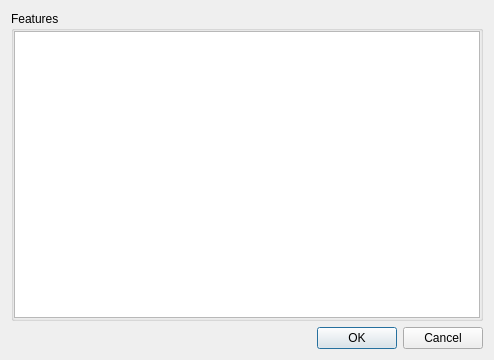
<?xml version="1.0" encoding="UTF-8"?>
<ui version="4.0">
 <class>FeaturesDialog</class>
 <widget class="QDialog" name="FeaturesDialog">
  <property name="geometry">
   <rect>
    <x>0</x>
    <y>0</y>
    <width>494</width>
    <height>360</height>
   </rect>
  </property>
  <property name="windowTitle">
   <string>Features</string>
  </property>
  <property name="windowIcon">
   <iconset resource="../resources.qrc">
    <normaloff>:/icons/shelving-16.png</normaloff>:/icons/shelving-16.png</iconset>
  </property>
  <layout class="QVBoxLayout" name="verticalLayout">
   <item>
    <widget class="QGroupBox" name="gB_features">
     <property name="maximumSize">
      <size>
       <width>16777215</width>
       <height>16777215</height>
      </size>
     </property>
     <property name="title">
      <string>Features</string>
     </property>
     <layout class="QHBoxLayout" name="horizontalLayout_3">
      <property name="leftMargin">
       <number>0</number>
      </property>
      <property name="topMargin">
       <number>0</number>
      </property>
      <property name="rightMargin">
       <number>0</number>
      </property>
      <property name="bottomMargin">
       <number>0</number>
      </property>
      <item>
       <widget class="QTableView" name="tV_features">
        <property name="selectionMode">
         <enum>QAbstractItemView::SingleSelection</enum>
        </property>
        <property name="selectionBehavior">
         <enum>QAbstractItemView::SelectRows</enum>
        </property>
        <attribute name="horizontalHeaderStretchLastSection">
         <bool>true</bool>
        </attribute>
       </widget>
      </item>
     </layout>
    </widget>
   </item>
   <item>
    <widget class="QDialogButtonBox" name="buttonBox">
     <property name="orientation">
      <enum>Qt::Horizontal</enum>
     </property>
     <property name="standardButtons">
      <set>QDialogButtonBox::Cancel|QDialogButtonBox::Ok</set>
     </property>
    </widget>
   </item>
  </layout>
 </widget>
 <resources>
  <include location="../resources.qrc"/>
 </resources>
 <connections>
  <connection>
   <sender>buttonBox</sender>
   <signal>accepted()</signal>
   <receiver>FeaturesDialog</receiver>
   <slot>accept()</slot>
   <hints>
    <hint type="sourcelabel">
     <x>248</x>
     <y>254</y>
    </hint>
    <hint type="destinationlabel">
     <x>157</x>
     <y>274</y>
    </hint>
   </hints>
  </connection>
  <connection>
   <sender>buttonBox</sender>
   <signal>rejected()</signal>
   <receiver>FeaturesDialog</receiver>
   <slot>reject()</slot>
   <hints>
    <hint type="sourcelabel">
     <x>316</x>
     <y>260</y>
    </hint>
    <hint type="destinationlabel">
     <x>286</x>
     <y>274</y>
    </hint>
   </hints>
  </connection>
 </connections>
</ui>
